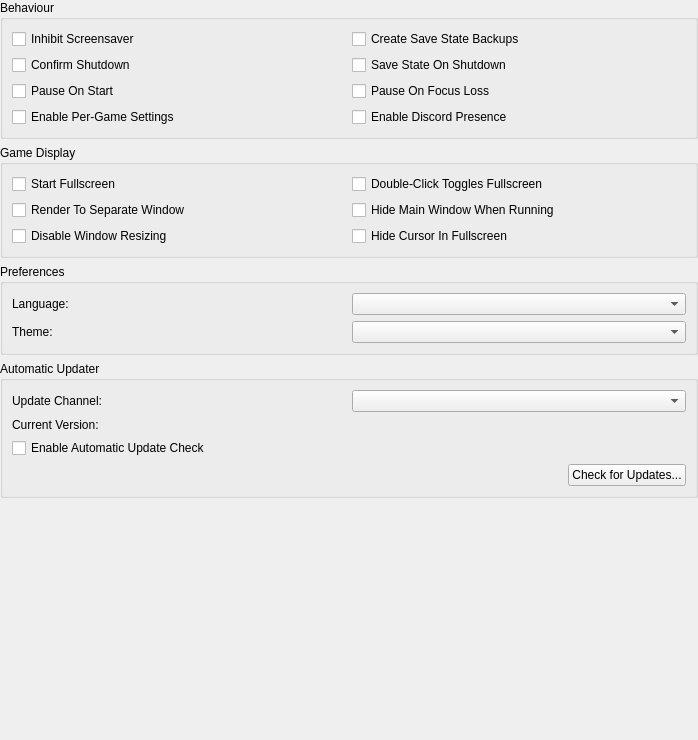
<?xml version="1.0" encoding="UTF-8"?>
<ui version="4.0">
 <class>InterfaceSettingsWidget</class>
 <widget class="QWidget" name="InterfaceSettingsWidget">
  <property name="geometry">
   <rect>
    <x>0</x>
    <y>0</y>
    <width>698</width>
    <height>740</height>
   </rect>
  </property>
  <property name="windowTitle">
   <string notr="true">Form</string>
  </property>
  <layout class="QVBoxLayout" name="verticalLayout">
   <property name="leftMargin">
    <number>0</number>
   </property>
   <property name="topMargin">
    <number>0</number>
   </property>
   <property name="rightMargin">
    <number>0</number>
   </property>
   <property name="bottomMargin">
    <number>0</number>
   </property>
   <item>
    <widget class="QGroupBox" name="groupBox_4">
     <property name="title">
      <string>Behaviour</string>
     </property>
     <layout class="QGridLayout" name="formLayout_4">
      <item row="3" column="1">
       <widget class="QCheckBox" name="pauseOnFocusLoss">
        <property name="text">
         <string>Pause On Focus Loss</string>
        </property>
       </widget>
      </item>
      <item row="0" column="0">
       <widget class="QCheckBox" name="inhibitScreensaver">
        <property name="text">
         <string>Inhibit Screensaver</string>
        </property>
       </widget>
      </item>
      <item row="2" column="1">
       <widget class="QCheckBox" name="saveStateOnShutdown">
        <property name="text">
         <string>Save State On Shutdown</string>
        </property>
       </widget>
      </item>
      <item row="3" column="0">
       <widget class="QCheckBox" name="pauseOnStart">
        <property name="text">
         <string>Pause On Start</string>
        </property>
       </widget>
      </item>
      <item row="2" column="0">
       <widget class="QCheckBox" name="confirmShutdown">
        <property name="text">
         <string>Confirm Shutdown</string>
        </property>
       </widget>
      </item>
      <item row="0" column="1">
       <widget class="QCheckBox" name="backupSaveStates">
        <property name="text">
         <string>Create Save State Backups</string>
        </property>
       </widget>
      </item>
      <item row="4" column="1">
       <widget class="QCheckBox" name="discordPresence">
        <property name="text">
         <string>Enable Discord Presence</string>
        </property>
       </widget>
      </item>
      <item row="4" column="0">
       <widget class="QCheckBox" name="perGameSettings">
        <property name="text">
         <string>Enable Per-Game Settings</string>
        </property>
       </widget>
      </item>
     </layout>
    </widget>
   </item>
   <item>
    <widget class="QGroupBox" name="groupBox_2">
     <property name="title">
      <string>Game Display</string>
     </property>
     <layout class="QGridLayout" name="gridLayout_3">
      <item row="0" column="0">
       <widget class="QCheckBox" name="startFullscreen">
        <property name="text">
         <string>Start Fullscreen</string>
        </property>
       </widget>
      </item>
      <item row="0" column="1">
       <widget class="QCheckBox" name="doubleClickTogglesFullscreen">
        <property name="text">
         <string>Double-Click Toggles Fullscreen</string>
        </property>
       </widget>
      </item>
      <item row="1" column="0">
       <widget class="QCheckBox" name="renderToSeparateWindow">
        <property name="text">
         <string>Render To Separate Window</string>
        </property>
       </widget>
      </item>
      <item row="1" column="1">
       <widget class="QCheckBox" name="hideMainWindow">
        <property name="text">
         <string>Hide Main Window When Running</string>
        </property>
       </widget>
      </item>
      <item row="2" column="0">
       <widget class="QCheckBox" name="disableWindowResizing">
        <property name="text">
         <string>Disable Window Resizing</string>
        </property>
       </widget>
      </item>
      <item row="2" column="1">
       <widget class="QCheckBox" name="hideMouseCursor">
        <property name="text">
         <string>Hide Cursor In Fullscreen</string>
        </property>
       </widget>
      </item>
     </layout>
    </widget>
   </item>
   <item>
    <widget class="QGroupBox" name="preferencesGroup">
     <property name="title">
      <string>Preferences</string>
     </property>
     <layout class="QGridLayout" name="gridLayout">
      <item row="0" column="0">
       <widget class="QLabel" name="label">
        <property name="text">
         <string>Language:</string>
        </property>
       </widget>
      </item>
      <item row="0" column="1">
       <widget class="NoScrollQComboBox" name="language"/>
      </item>
      <item row="1" column="0">
       <widget class="QLabel" name="label_2">
        <property name="text">
         <string>Theme:</string>
        </property>
       </widget>
      </item>
      <item row="1" column="1">
       <widget class="NoScrollQComboBox" name="theme"/>
      </item>
     </layout>
    </widget>
   </item>
   <item>
    <widget class="QGroupBox" name="automaticUpdaterGroup">
     <property name="title">
      <string>Automatic Updater</string>
     </property>
     <layout class="QGridLayout" name="gridLayout_2">
      <item row="0" column="0">
       <widget class="QLabel" name="label_4">
        <property name="text">
         <string>Update Channel:</string>
        </property>
       </widget>
      </item>
      <item row="0" column="1">
       <widget class="NoScrollQComboBox" name="autoUpdateTag"/>
      </item>
      <item row="1" column="0">
       <widget class="QLabel" name="label_5">
        <property name="text">
         <string>Current Version:</string>
        </property>
       </widget>
      </item>
      <item row="1" column="1">
       <widget class="QLabel" name="autoUpdateCurrentVersion">
        <property name="text">
         <string/>
        </property>
       </widget>
      </item>
      <item row="2" column="0" colspan="2">
       <widget class="QCheckBox" name="autoUpdateEnabled">
        <property name="text">
         <string>Enable Automatic Update Check</string>
        </property>
       </widget>
      </item>
      <item row="3" column="0" colspan="2">
       <layout class="QHBoxLayout" name="horizontalLayout_2">
        <item>
         <spacer name="horizontalSpacer">
          <property name="orientation">
           <enum>Qt::Horizontal</enum>
          </property>
          <property name="sizeHint" stdset="0">
           <size>
            <width>40</width>
            <height>20</height>
           </size>
          </property>
         </spacer>
        </item>
        <item>
         <widget class="QPushButton" name="checkForUpdates">
          <property name="text">
           <string>Check for Updates...</string>
          </property>
         </widget>
        </item>
       </layout>
      </item>
     </layout>
    </widget>
   </item>
   <item>
    <spacer name="verticalSpacer">
     <property name="orientation">
      <enum>Qt::Vertical</enum>
     </property>
     <property name="sizeHint" stdset="0">
      <size>
       <width>20</width>
       <height>40</height>
      </size>
     </property>
    </spacer>
   </item>
  </layout>
 </widget>
 <customwidgets>
  <customwidget>
   <class>NoScrollQComboBox</class>
   <extends>QComboBox</extends>
   <header>NoScrollQComboBox.h</header>
  </customwidget>
 </customwidgets>
 <resources>
  <include location="../resources/resources.qrc"/>
 </resources>
 <connections/>
</ui>
